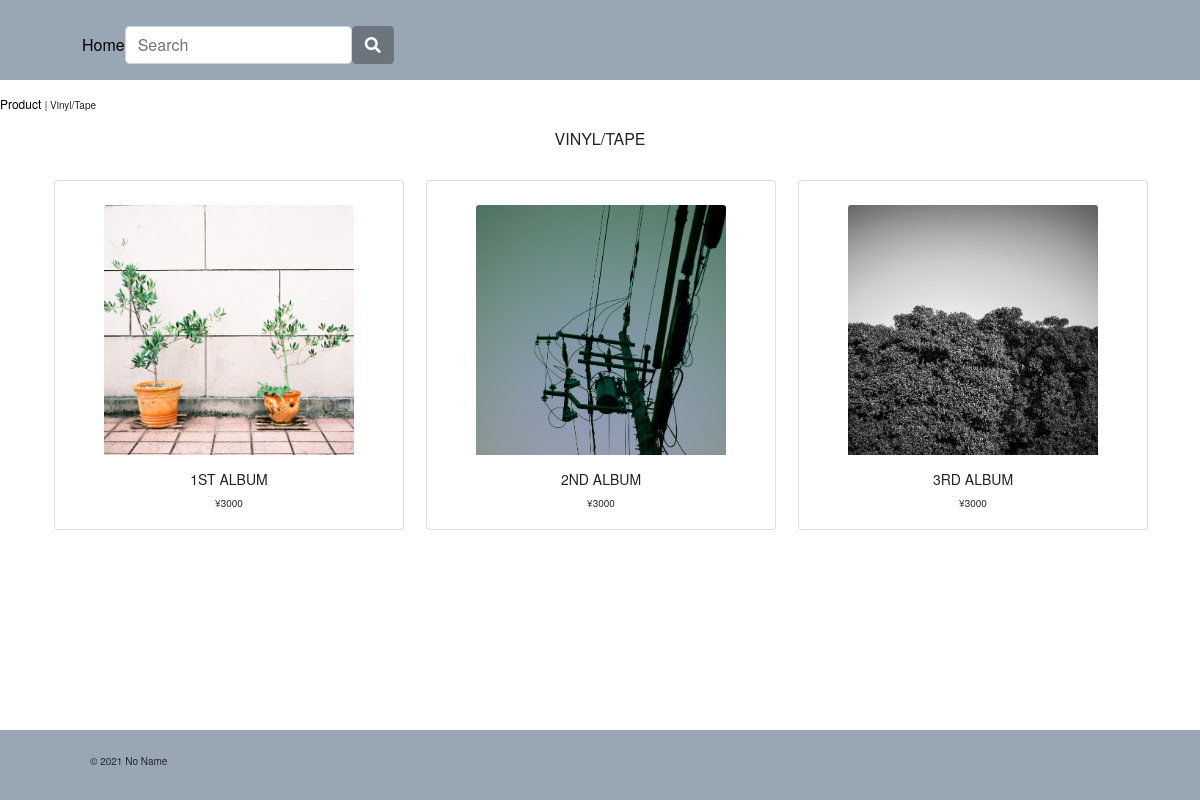
The app's page /shop/vinyl_tape/ with its own data.
### shop/models.py (models this page shows, shortened)
class Category(models.Model):
    name = models.CharField(max_length=250, )
    slug = models.SlugField(max_length=250, )

class Product(models.Model):
    name = models.CharField(max_length=250, unique=True)
    slug = models.SlugField(max_length=250, unique=True)
    description = models.TextField(blank=True)
    category = models.ForeignKey(Category, on_delete=models.CASCADE)
    price = models.DecimalField(max_digits=10, decimal_places=0)
    image = models.ImageField(upload_to='product', blank=True)
    stock = models.IntegerField()
    available = models.BooleanField(default=True)
    created = models.DateTimeField(auto_now_add=True)
    updated = models.DateTimeField(auto_now=True)
    def get_url(self):
        return reverse('shop:ProdCatDetail', args=[self.category.slug, self.slug])

### shop/views.py (the view)
# urls.py: path('', views.allProdCat, name='allProdCat'),
def allProdCat(request, c_slug=None):
    c_page = None
    products_list = None
    if c_slug != None:
        c_page = get_object_or_404(Category, slug=c_slug)
        products_list = Product.objects.filter(category=c_page)
    else:
        products_list = Product.objects.all()
    paginator = Paginator(products_list, 6)
    try:
        page = int(request.GET.get('page','1'))
    except:
        page = 1
    try:
        products = paginator.page(page)
    except (EmptyPage, InvalidPage):
        products = paginator.page(paginator.num_pags)
    return render(request, 'shop/category.html', {'category': c_page, 'products': products})

### cart/context_processors.py (called while the page is built)
def counter(request):
    item_count = 0
    if 'admin' in request.path:
        return {}
    else:
        try:
            cart = Cart.objects.filter(cart_id=_cart_id(request))
            cart_items = CartItem.objects.all().filter(cart=cart[:1])
            for cart_item in cart_items:
                item_count += cart_item.quantity
        except Cart.DoesNotExist:
            item_count = 0
    return dict(item_count = item_count)

### cart/views.py (called while the page is built)
def _cart_id(request):
    cart = request.session.session_key
    if not cart:
        cart = request.session.create()
    return cart

### shop/context_processors.py (called while the page is built)
def menu_links(request):
    links = Category.objects.all()
    return dict(links=links)

### shop/templates/shop/category.html (shortened to what this page needs)
{% extends "base.html" %}
{% load static %}
{% block content %}
    {% if category %}
        <div class="row my_row_class ">
          <div class="mx-auto">
              <p><a href="{% url 'shop:allProdCat' %}"> Product </a> | {{category.name}}</p>
          </div>
        </div>
    {% endif %}
    {% if category %}
    <div>
        <h1 class="text-center my_title">{{category.name}}</h1>
    </div>
    {% else %}
    <div>
        <h1 class="text-center my_title my-5">All Products</h1>
    </div>
    {% endif %}
    <div class="container">
        <div class="row mx-auto ">
            {% for product in products.object_list  %}
            <div class=" col-9 col-sm-12 col-md-4 col-md-12 col-lg-4">
                <div class="card text-center my-4" >
                    <a href="{{product.get_url}}"><img class="card-img-top my_image mt-4" src="{{product.image.url}}" alt="{{product.name}}"></a>
                    <div class="card-body">
                        <h4>{{product.name}}</h4>
                        <p>¥{{product.price}}</p>
                    </div>
                </div>
            </div>
            {% endfor %}
        </div>
        <br>
    </div>
{% endblock %}

### static/css/style.css (style rules this page uses)
*,*::before,*::after { box-sizing: border-box; }
html { width: 100%; position: relative; min-height: 100%; }
body { font-family: "Helvetica Neue",Arial,"Hiragino Kaku Gothic ProN","Hiragino Sans",Meiryo,sans-serif; font-size: 62.5%; padding-bottom: 70px; }
img { object-fit: cover; }
a:link,a:visited,a:hover, a:active { text-decoration: none; color: black; }
.my_row_class { padding-top: 15px; }
.my_row_class .mx-auto p a { color: #000; font-size: 12px; text-decoration: none; }
.my_title { font-size: 16px; text-transform: uppercase; }
.card { width: 350px; height: 350px; }
.card-body h4 { font-size: 14px; text-transform: uppercase; }
.card-img-top { width: 250px; height: 250px; }

### records on screen
Category: name "Vinyl/Tape", name "VINYL/TAPE"
Product: image (picture), name "1ST ALBUM", price "3000"
Product: image (picture), name "2ND ALBUM", price "3000"
Product: image (picture), name "3RD ALBUM", price "3000"
